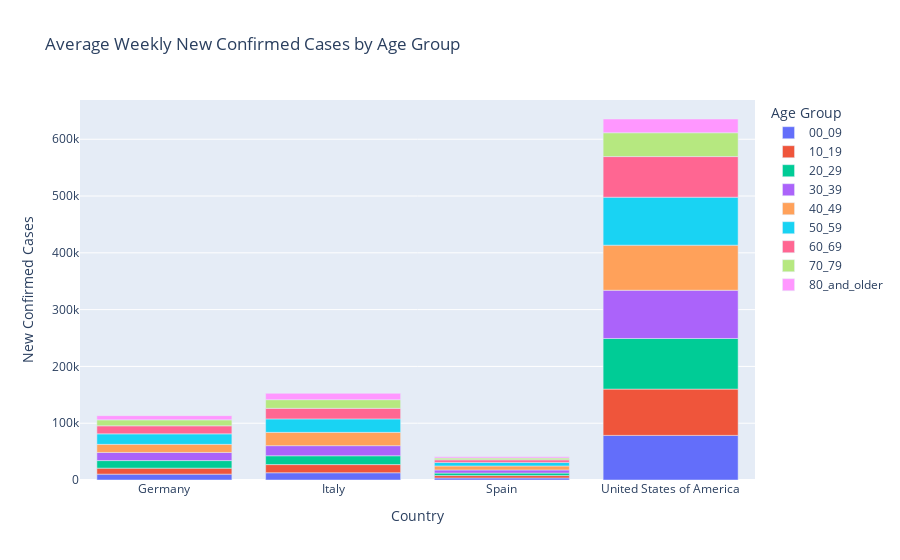

The cell this chart's notebook holds for it:
### Markdown cell above
#### **1. Confirmed Cases by Gender and Country**

The chart illustrates the population split by gender for each country, normalizing it to make it comparable and focusing on the distribution of confirmed cases across genders.

- **Insight**: 
  - The United States exhibits a substantially larger population compared to the other countries, contributing to its higher number of confirmed cases.
  - Gender distribution appears balanced across all countries, with no significant differences in cases between males and females.

### Code cell
# Calculate new confirmed cases per age group as a share of total confirmed cases
age_columns = [
    'population_age_00_09', 'population_age_10_19', 'population_age_20_29',
    'population_age_30_39', 'population_age_40_49', 'population_age_50_59',
    'population_age_60_69', 'population_age_70_79', 'population_age_80_and_older'
]

# Distribute new confirmed cases proportionally across age groups
for age in age_columns:
    df[f'{age}_cases'] = (df[age] / df[age_columns].sum(axis=1)) * df['new_confirmed']

# Group by country and calculate the mean for cases by age group
age_group_data = df.groupby("country_name")[
    [f'{age}_cases' for age in age_columns]
].mean().reset_index()

# Melt the DataFrame for visualization
df_age_melted = age_group_data.melt(
    id_vars=['country_name'], 
    value_vars=[f'{age}_cases' for age in age_columns],
    var_name='age_group',
    value_name='new_cases'
)

# Age group mapping for cleaner labels
df_age_melted['age_group'] = df_age_melted['age_group'].str.replace('_cases', '').str.replace('population_age_', '')

# Stacked bar chart
fig_age = px.bar(
    df_age_melted,
    x='country_name',
    y='new_cases',
    color='age_group',
    title='Average Weekly New Confirmed Cases by Age Group',
    labels={'new_cases': 'New Confirmed Cases', 'country_name': 'Country'}
)

fig_age.update_layout(
    xaxis_title="Country",
    yaxis_title="New Confirmed Cases",
    legend_title="Age Group"
)

fig_age.show()

### Figure 1 — Plotly figure (JSON) as saved in the notebook; plotly's stock layout.template omitted (floating-point values rounded to 4 significant figures)
{"data": [{"alignmentgroup": "True", "hovertemplate": "age_group=00_09<br>Country=%{x}<br>New Confirmed Cases=%{y}<extra></extra>", "legendgroup": "00_09", "marker": {"color": "#636efa", "pattern": {"shape": ""}}, "name": "00_09", "offsetgroup": "00_09", "orientation": "v", "showlegend": true, "textposition": "auto", "type": "bar", "x": ["Germany", "Italy", "Spain", "United States of America"], "xaxis": "x", "y": [10320.0, 12760.0, 3581.0, 78560.0], "yaxis": "y"}, {"alignmentgroup": "True", "hovertemplate": "age_group=10_19<br>Country=%{x}<br>New Confirmed Cases=%{y}<extra></extra>", "legendgroup": "10_19", "marker": {"color": "#EF553B", "pattern": {"shape": ""}}, "name": "10_19", "offsetgroup": "10_19", "orientation": "v", "showlegend": true, "textposition": "auto", "type": "bar", "x": ["Germany", "Italy", "Spain", "United States of America"], "xaxis": "x", "y": [10570.0, 14400.0, 4236.0, 81480.0], "yaxis": "y"}, {"alignmentgroup": "True", "hovertemplate": "age_group=20_29<br>Country=%{x}<br>New Confirmed Cases=%{y}<extra></extra>", "legendgroup": "20_29", "marker": {"color": "#00cc96", "pattern": {"shape": ""}}, "name": "20_29", "offsetgroup": "20_29", "orientation": "v", "showlegend": true, "textposition": "auto", "type": "bar", "x": ["Germany", "Italy", "Spain", "United States of America"], "xaxis": "x", "y": [13300.0, 15480.0, 4370.0, 89150.0], "yaxis": "y"}, {"alignmentgroup": "True", "hovertemplate": "age_group=30_39<br>Country=%{x}<br>New Confirmed Cases=%{y}<extra></extra>", "legendgroup": "30_39", "marker": {"color": "#ab63fa", "pattern": {"shape": ""}}, "name": "30_39", "offsetgroup": "30_39", "orientation": "v", "showlegend": true, "textposition": "auto", "type": "bar", "x": ["Germany", "Italy", "Spain", "United States of America"], "xaxis": "x", "y": [14330.0, 17810.0, 5501.0, 84930.0], "yaxis": "y"}, {"alignmentgroup": "True", "hovertemplate": "age_group=40_49<br>Country=%{x}<br>New Confirmed Cases=%{y}<extra></extra>", "legendgroup": "40_49", "marker": {"color": "#FFA15A", "pattern": {"shape": ""}}, "name": "40_49", "offsetgroup": "40_49", "orientation": "v", "showlegend": true, "textposition": "auto", "type": "bar", "x": ["Germany", "Italy", "Spain", "United States of America"], "xaxis": "x", "y": [14230.0, 23420.0, 7025.0, 79340.0], "yaxis": "y"}, {"alignmentgroup": "True", "hovertemplate": "age_group=50_59<br>Country=%{x}<br>New Confirmed Cases=%{y}<extra></extra>", "legendgroup": "50_59", "marker": {"color": "#19d3f3", "pattern": {"shape": ""}}, "name": "50_59", "offsetgroup": "50_59", "orientation": "v", "showlegend": true, "textposition": "auto", "type": "bar", "x": ["Germany", "Italy", "Spain", "United States of America"], "xaxis": "x", "y": [18480.0, 23700.0, 6264.0, 84500.0], "yaxis": "y"}, {"alignmentgroup": "True", "hovertemplate": "age_group=60_69<br>Country=%{x}<br>New Confirmed Cases=%{y}<extra></extra>", "legendgroup": "60_69", "marker": {"color": "#FF6692", "pattern": {"shape": ""}}, "name": "60_69", "offsetgroup": "60_69", "orientation": "v", "showlegend": true, "textposition": "auto", "type": "bar", "x": ["Germany", "Italy", "Spain", "United States of America"], "xaxis": "x", "y": [14160.0, 18620.0, 4518.0, 71520.0], "yaxis": "y"}, {"alignmentgroup": "True", "hovertemplate": "age_group=70_79<br>Country=%{x}<br>New Confirmed Cases=%{y}<extra></extra>", "legendgroup": "70_79", "marker": {"color": "#B6E880", "pattern": {"shape": ""}}, "name": "70_79", "offsetgroup": "70_79", "orientation": "v", "showlegend": true, "textposition": "auto", "type": "bar", "x": ["Germany", "Italy", "Spain", "United States of America"], "xaxis": "x", "y": [10520.0, 15230.0, 3209.0, 41910.0], "yaxis": "y"}, {"alignmentgroup": "True", "hovertemplate": "age_group=80_and_older<br>Country=%{x}<br>New Confirmed Cases=%{y}<extra></extra>", "legendgroup": "80_and_older", "marker": {"color": "#FF97FF", "pattern": {"shape": ""}}, "name": "80_and_older", "offsetgroup": "80_and_older", "orientation": "v", "showlegend": true, "textposition": "auto", "type": "bar", "x": ["Germany", "Italy", "Spain", "United States of America"], "xaxis": "x", "y": [7410.0, 11200.0, 2154.0, 24240.0], "yaxis": "y"}], "layout": {"barmode": "relative", "legend": {"title": {"text": "Age Group"}, "tracegroupgap": 0}, "title": {"text": "Average Weekly New Confirmed Cases by Age Group"}, "xaxis": {"anchor": "y", "domain": [0, 1], "title": {"text": "Country"}}, "yaxis": {"anchor": "x", "domain": [0, 1], "title": {"text": "New Confirmed Cases"}}}}
